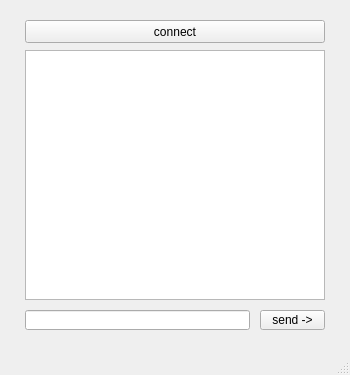
<?xml version="1.0" encoding="UTF-8"?>
<ui version="4.0">
 <class>MainWindow</class>
 <widget class="QMainWindow" name="MainWindow">
  <property name="geometry">
   <rect>
    <x>0</x>
    <y>0</y>
    <width>350</width>
    <height>375</height>
   </rect>
  </property>
  <property name="windowTitle">
   <string>MainWindow</string>
  </property>
  <widget class="QWidget" name="centralwidget">
   <widget class="QPushButton" name="pushButton">
    <property name="geometry">
     <rect>
      <x>25</x>
      <y>20</y>
      <width>300</width>
      <height>23</height>
     </rect>
    </property>
    <property name="text">
     <string>connect</string>
    </property>
   </widget>
   <widget class="QLineEdit" name="lineEdit">
    <property name="geometry">
     <rect>
      <x>25</x>
      <y>310</y>
      <width>225</width>
      <height>20</height>
     </rect>
    </property>
   </widget>
   <widget class="QTextBrowser" name="textBrowser">
    <property name="geometry">
     <rect>
      <x>25</x>
      <y>50</y>
      <width>300</width>
      <height>250</height>
     </rect>
    </property>
   </widget>
   <widget class="QPushButton" name="pushButton_2">
    <property name="geometry">
     <rect>
      <x>260</x>
      <y>310</y>
      <width>65</width>
      <height>20</height>
     </rect>
    </property>
    <property name="text">
     <string>send -&gt;</string>
    </property>
   </widget>
  </widget>
  <widget class="QMenuBar" name="menubar">
   <property name="geometry">
    <rect>
     <x>0</x>
     <y>0</y>
     <width>350</width>
     <height>21</height>
    </rect>
   </property>
  </widget>
  <widget class="QStatusBar" name="statusbar"/>
 </widget>
 <resources/>
 <connections/>
</ui>
